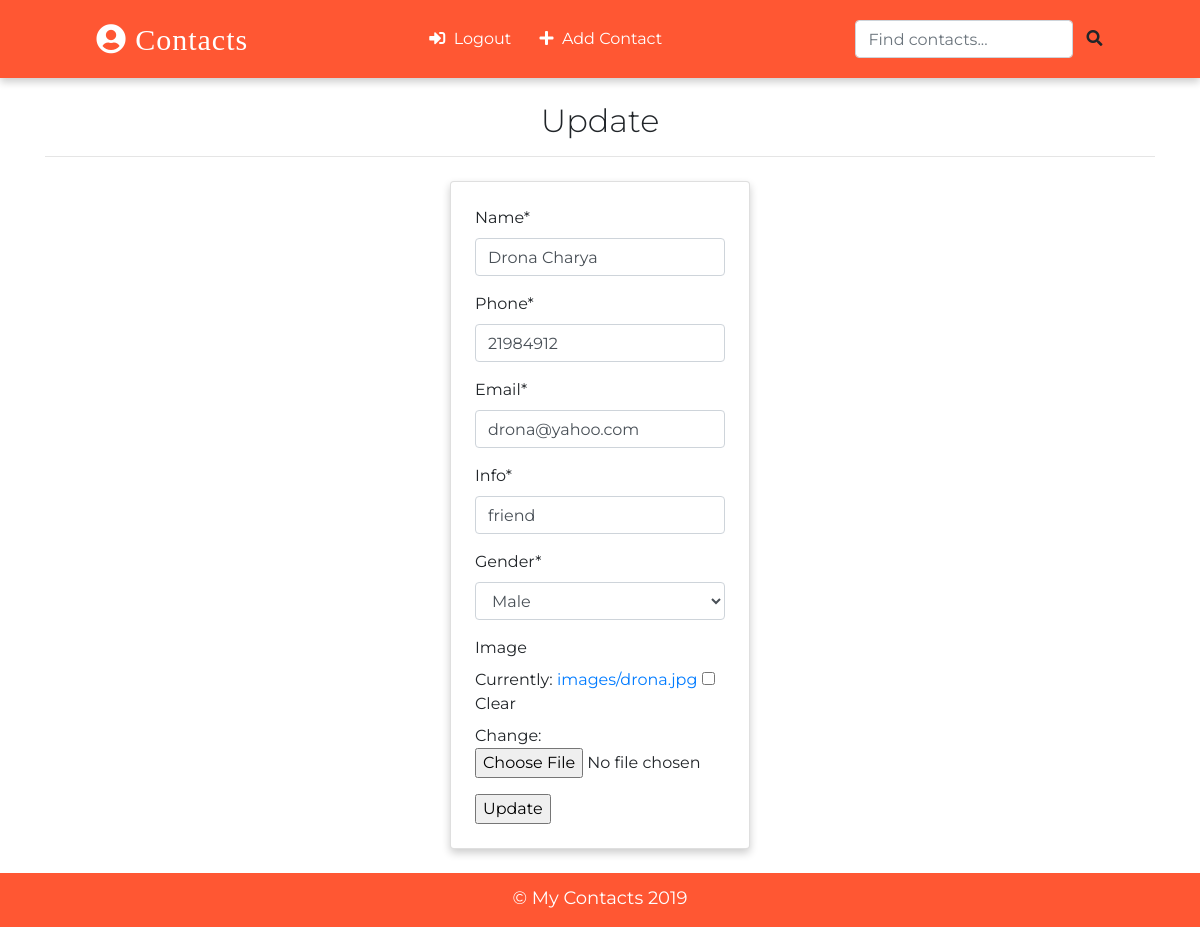
/contact/update/1 (signed in), run on the app's committed database.
### app/models.py (models this page shows, shortened)
class Contact(models.Model):
    name = models.CharField(max_length=30)
    phone = models.IntegerField()
    email = models.EmailField(max_length=30)
    gender = models.CharField(max_length=10, choices=(
        ('male', 'Male'),
        ('female', 'Female')
    ))
    image = models.ImageField(upload_to='images/', blank=True)
    info = models.CharField(max_length=30)
    date_added = models.DateField(auto_now_add=True)
    class Meta:
        ordering = ['-id']

### app/views.py (the view, shortened to what this page needs)
class UpdateContactView(LoginRequiredMixin, UpdateView):
    model = Contact
    template_name = 'update.html'
    fields = ['name', 'phone', 'email', 'info', 'gender', 'image']
    success_url = '/'

### templates/update.html (shortened to what this page needs)
{% extends "base.html" %}
{% load crispy_forms_tags %}
{% block content %}
<div class="container">
    <h2 class="heading font-weight-light text-center">Update</h2>
    <hr>
</div>
<div class="container w-25 card p-4 mt-4">
    <form action="" method="POST" enctype="multipart/form-data">
        {{form|crispy}}
        <input type="submit" value="Update">
    </form>
</div>
{% endblock content %}

### static/css/main.css (style rules this page uses)
:root { --back: #FF5733; --girl: #D01A55; --boy: #91E213; }
body { font-family: 'Montserrat', sans-serif; }
.card { box-shadow: 0 4px 8px 0 rgba(0, 0, 0, 0.2); transition: 0.3s; min-width: 250px; box-sizing: border-box; }

### data on the page
Contact: name "Drona Charya", phone "21984912", email "drona@yahoo.com", info "friend", gender "Male"
